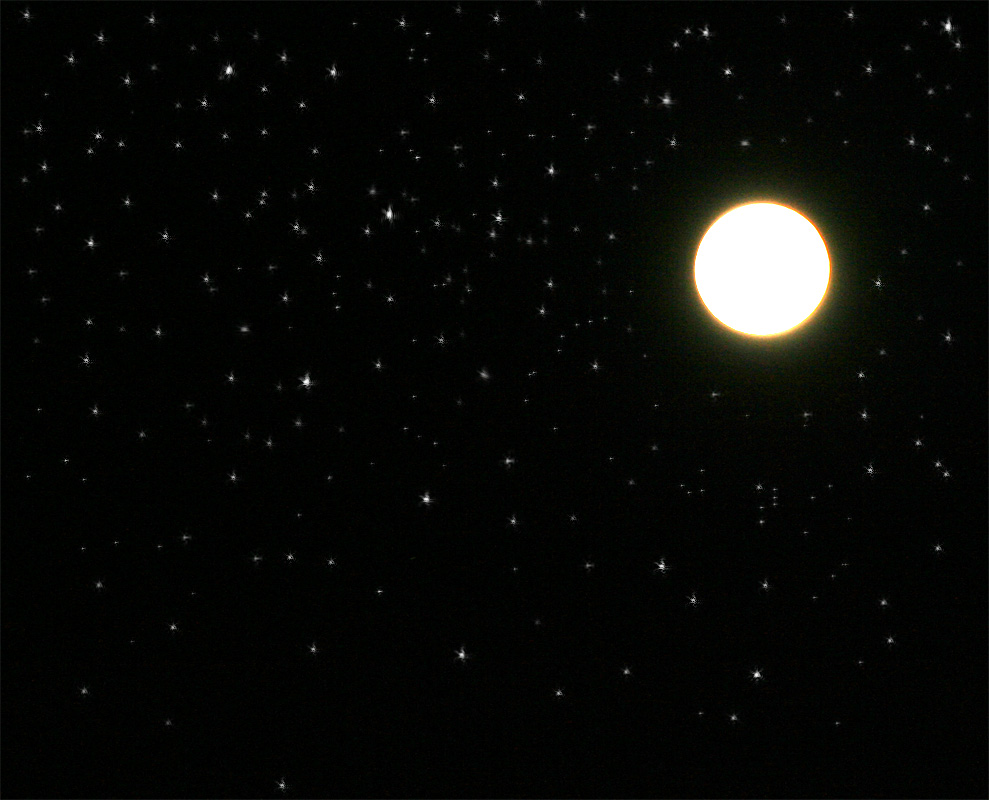
#> input picture Assignment6/stars.jpg, 989 x 800 px
$ jupyter execute --allow-errors ex1_segmentation.ipynb   (shell and % lines are left out)
#> lines starting #> are read from the running program, lines starting #| are printed output that depends on the picture; after the words box and inside, x2 and y2 are one past the last pixel; in counts of white or black regions, pixels touching at a corner belong together
05.06.2019

Image Processing Physics

Julia Herzen, Klaus Achterhold, (Lorenz Hehn, Sebastian Allner)

#  Segmentation: Counting stars

Today's question:
* How many stars are there in a particular image of the night sky?
* What are their apparent sizes?

Applied methods:
* Binary thresholding
* Morphological operations (opening, closing)
* Labeling and analysis of labeling results

## a) Preliminaries

[cell 1]
import numpy as np
import matplotlib.pyplot as plt
import scipy.ndimage as nd

[cell 2]
plt.rcParams['figure.figsize'] = (14, 8)

Load the stars image:

[cell 3]
img = plt.imread('stars.jpg')
#> img is the input picture: shape (800, 989, 3); mean R, G, B 9, 9.9, 7.6
img.dtype

* Sum up all color channels to get a grayscale image.
* Sum or average along axis 2
* Rescale the final image to [0.0, 1.0]

[cell 4]
img = np.mean(img,axis=2)
#> img: shape (800, 989) float64
img = (img - np.min(img))/(np.max(img)-np.min(img))
img.dtype

**Expert question:** Compare the data types of ``img`` and the version of ``img`` that was summed-up along axis 2.

(Determine the datatype of array ``a`` with ``a.dtype()``).

* What does the output mean?
* Why is it necessary that a different data type is used for the summed-up array? What could happen if the same data type was used?
* Why is it also reasonable to use a different data type when ``np.mean`` is applied instead of ``np.sum``?

Look at the normalized image using ``plt.imshow``. Use the ``vmin`` and ``vmax`` parameters!

[cell 5]
plt.figure(1)
plt.title('Original image')
plt.imshow(img, cmap='gray', interpolation='none', vmin=0.0, vmax=1.0)
plt.colorbar()
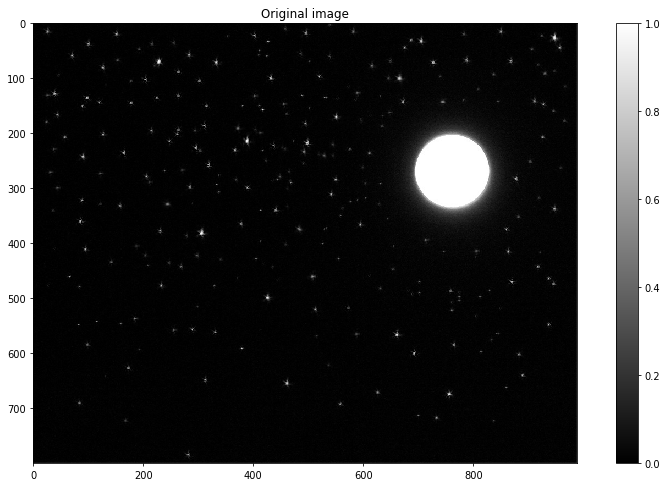
#> figure drawn by matplotlib, 2 panels

## b) Thresholding

Determine a threshold value that separates the stars from the background.

Apply binary thresholding with different values until you find a value that separates all stars from the background.

**Note:** Set the sign such that the stars have the value ``True`` or ``1``.
This is important for the order of applied morphological operations:
If the thresholding is such that the star areas are ``False``, the order of
binary closing and opening must be interchanged!

[cell 6]
threshold = 0.2
img_thr = img> threshold
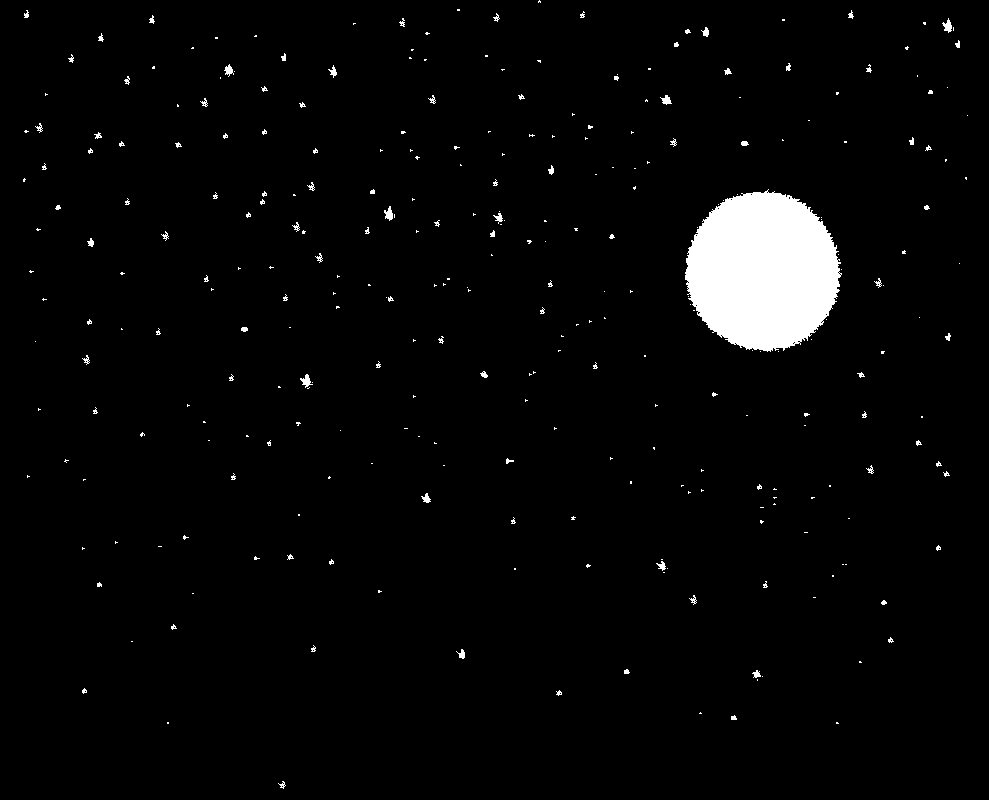
#> img_thr: shape (800, 989) bool; 2.9% white; 303 white regions (228 under 20 px), largest, box (x1, y1, x2, y2) and area: (685, 189, 842, 352) 19181, (300, 374, 313, 388) 83, (384, 206, 393, 221) 80

[cell 7]
plt.figure(2)
plt.title('Binary thresholding')
plt.imshow(img_thr, cmap='gray', interpolation='none')

## c) Morphological operations

**Apply opening and closing** to this binary image to join "fuzzy" areas around stars:

### c.1) Closing

"Closing" is supposed to mean that "holes" (pixels with value 0) are closed.

In other words, the "non-holes" (regions with values 1) grow in size by
applying the kernel on each pixel with value 1.

[cell 8]
kernel_closing = np.array([[1,1,1], [1,1,1], [1,1,1]])
img_thr_cl = nd.binary_closing(img_thr, structure=kernel_closing)
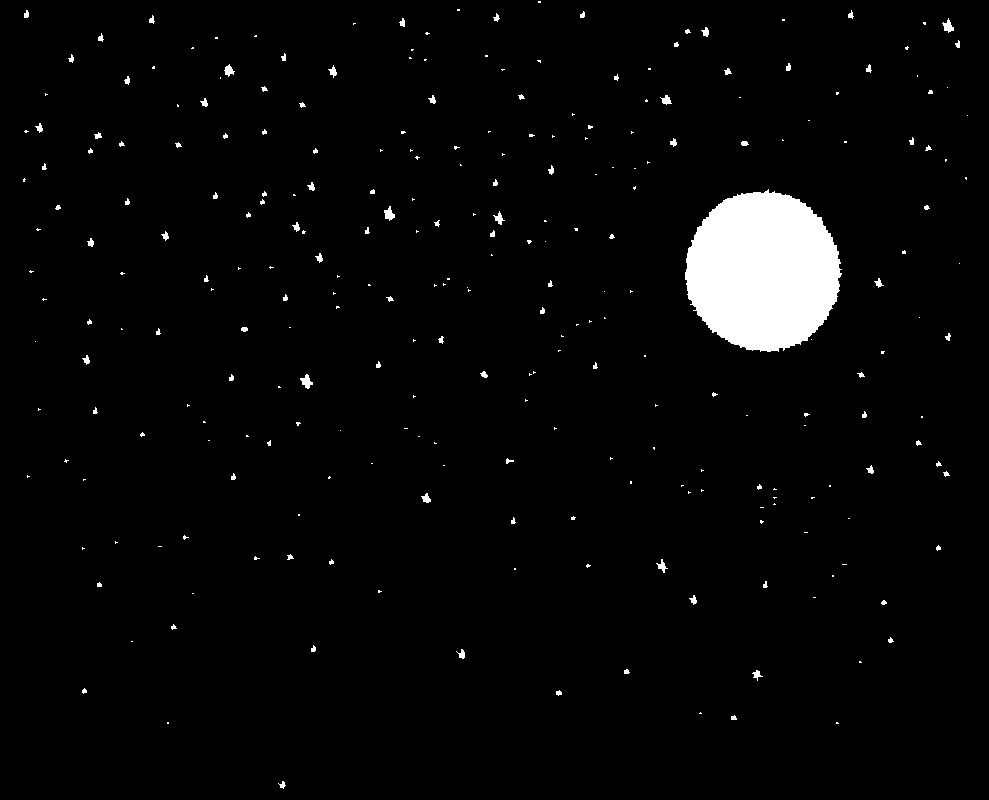
#> img_thr_cl: shape (800, 989) bool; 3% white; 271 white regions (173 under 20 px), largest, box (x1, y1, x2, y2) and area: (685, 189, 842, 352) 19431, (300, 374, 313, 389) 102, (384, 206, 395, 221) 94

[cell 9]
plt.figure(3)
plt.title('Applied binary closing')
plt.imshow(img_thr_cl, cmap='gray', interpolation='none')

### c.2) Opening

Remove isolated pixels around the moon by opening with an appropriate kernel

(suggestion: A kernel where only two adjacent pixels are set to `1` eliminates single pixels with value 1!)

[cell 10]
kernel_opening = np.array([[0,0,0],[0,1,1],[0,0,0]])
img_thr_cl_op = nd.binary_opening(img_thr_cl, structure=kernel_opening)
#> img_thr_cl_op: shape (800, 989) bool; 3% white; 259 white regions (169 under 20 px), largest, box (x1, y1, x2, y2) and area: (685, 190, 842, 352) 19422, (300, 374, 313, 389) 102, (384, 206, 395, 220) 93

[cell 11]
plt.figure(4)
plt.title('Applied closing, then opening')
plt.imshow(img_thr_cl_op, cmap='gray', interpolation='none')

### c.3) "Fine-tuning"

Play around with all the morphological options in the `scipy.ndimage` (`nd`)
package to increase the quality of the segmentation (if still needed):

[cell 12]
kernel3 = np.array([[0,0,0], [0,1,0], [0,1,0]])
img_final = nd.binary_opening(img_thr_cl_op, structure=kernel3)
#> img_final: shape (800, 989) bool; 2.9% white; 181 white regions (102 under 20 px), largest, box (x1, y1, x2, y2) and area: (685, 190, 842, 352) 19411, (300, 374, 313, 389) 102, (384, 206, 395, 220) 93
# ... and potentially additional operations

[cell 13]
plt.figure(5)
plt.title('Final segmentation')
plt.imshow(img_final, cmap='gray', interpolation='none')

## d) Check if you lost any stars!

There are 2 possible issues:
1. Stars were not recognized (false negatives)
2. Noise or artifacts were incorrectly identified as stars (false positives)

Checking for case 1 can e.g. be done by applying the inverted star mask to the original image.
Any bright spots in the resulting image may indicate a failure of masking that particular star.

Case 2 works exactly the other way around: masking the original image with the determined star
mask and identifying anything that doesn't look like a star. It helps to compare it with the
original, unmasked image, and use a lower values for `vmax` so that noise is more apparent.

You may have to zoom in for details, hence we change the backend to use "regular"
in individual windows.

If you get a lot of false negatives or positives, modify the parameters in c)!

[cell 14]
#%matplotlib notebook  # you can try this too, but it's not as great...

[cell 15]
opts = dict(cmap='gray', vmin=0.)
f, [ax1, ax2, ax3] = plt.subplots(1, 3, sharex=True, sharey=True, figsize=(10,5))
ax1.imshow(~img_thr_cl_op * img, vmax=1., **opts)
ax1.set_title('False negatives:\nUndetected stars show up\nhere as bright spots')

ax2.imshow(img_thr_cl_op, vmax=.1, **opts)
ax2.set_title('Only real stars (no noise)\nshould show up here')

ax3.imshow(img, vmax=.1, **opts)
ax3.set_title('Original image')

f.tight_layout()
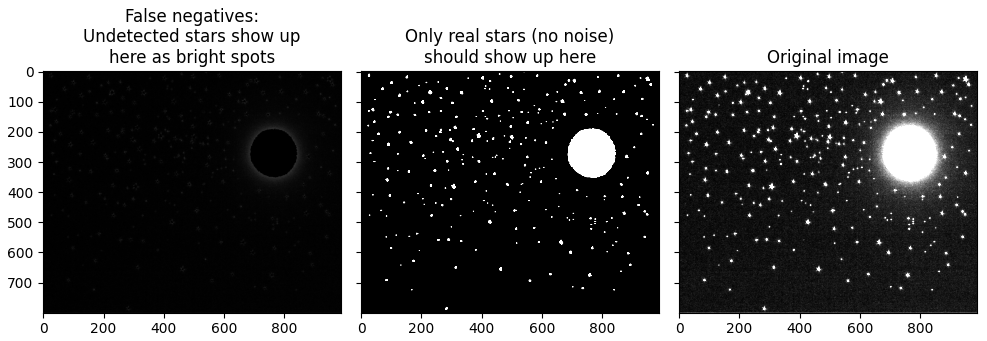
#> figure drawn by matplotlib, 3 panels

## e) Labeling and analysis of results
Once you're done, **label your image** with ``nd.label``! This "labels" contiguous areas in a binary image with value 1 (i.e., the individual masked stars). The output of the function is an image where every pixel in a contiguous region is assigned a serial number.

Go back to inline plotting:

[cell 16]
plt.rcParams['figure.figsize'] = (14, 8)

[cell 17]
img_lbld, N = nd.label(img_final)
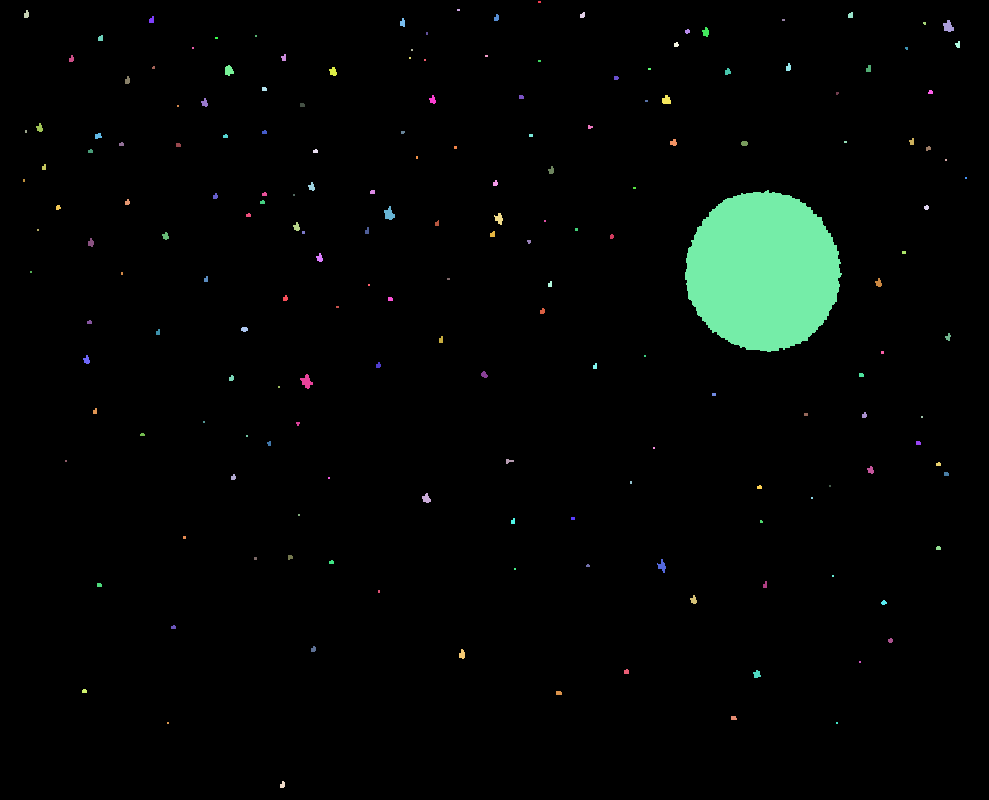
#> img_lbld: shape (800, 989) int32; 182 distinct labels, from 0 to 181; one colour per label, 0 black
#> N = 181

Question: **What is `N`**? Check with the documentation of `nd.label`!

[cell 18]
plt.figure(7)
plt.imshow(img_lbld, cmap='jet', interpolation='none')
plt.colorbar()
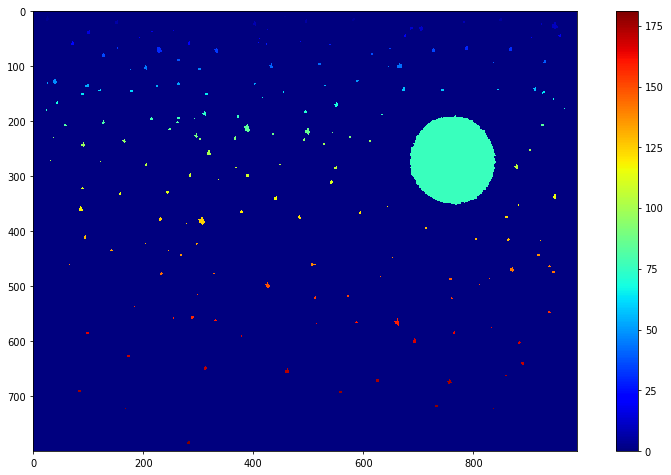
#> figure drawn by matplotlib, 2 panels

Use nd.find_objects to return a list of slices through the image for each star:

[cell 19]
slice_list = nd.find_objects(img_lbld)
#> slice_list = 181 items

Note: A **slice object** is a slicing operation which exists
independently of an array. So instead of writing

    B = A[100:200, 100:200]

you could also write:

    s = (slice(100, 200, None), slice(100, 200, None))
    B = A[s]

or even shorter:

    s = np.s_[100:200, 100:200]
    B = A[s]

One advantage is of course that you could apply identical
slicing to different arrays:

    s = np.s_[100:200, 100:200]
    B = A[s]
    C = D[s]

For a labelled image the function `nd.find_objects` returns a list of such slices `s`,
the n-th slice defining rectangle around the n-th labelled object (i.e., the n-th star).

[cell 20]
starnum = 75

plt.figure(8)
plt.title("Star %i" % starnum)
plt.imshow(img[slice_list[starnum]], cmap='gray', interpolation='none')
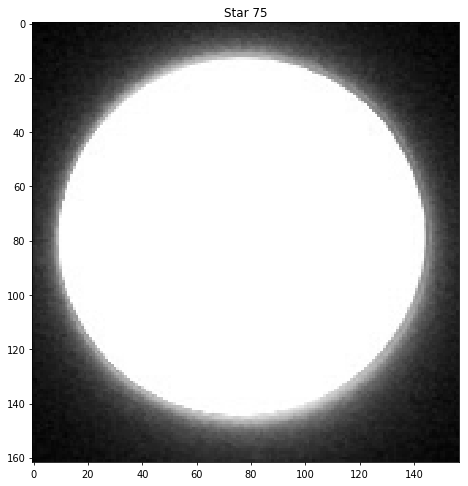
#> figure drawn by matplotlib, 1 panel

Remaining task: Sum up each individual star to get a list of star sizes and
make a detailed histogram (>100 bins). Take care to exclude the moon! This
can be done by sorting the star sizes list and removing the last element

Remember: The slice object ``slice_list[<number>]`` selects one star (either
from the original `img` or the segmented image `img_final`).
Create a list of boolean star images (star_list).
Afterwards, sum their extent up (take care about the datatypes)
to get their sizes and sort the list.

[cell 21]
star_list = [img_lbld[slc] > 0 for slc in slice_list]
#> star_list = 181 items
mass_list = [np.sum(np.int64(star)) for star in star_list]
#> mass_list = 181 values, max 19411 at index 75, min 4 at index 15, mean 127.3
mass_list_sorted = np.sort(mass_list)
#> mass_list_sorted = 181 values from 4 to 19411
#> (the rest of this cell did not finish here and is left out)
